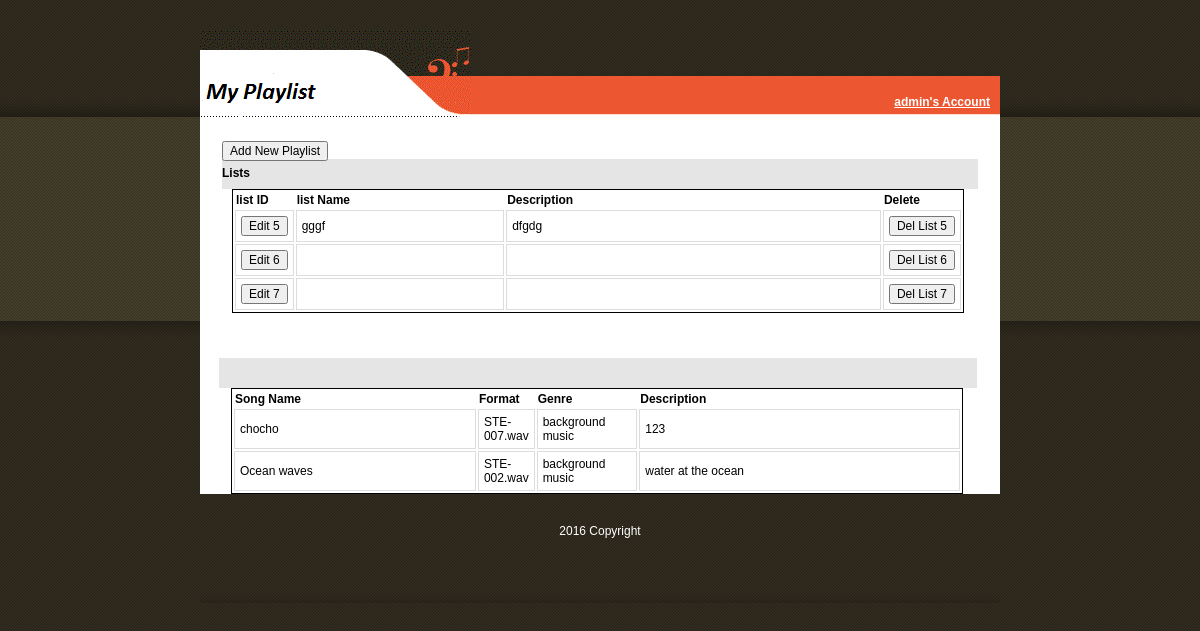
/adminMyPlayList.php?listid=1 (signed in), run on the app's committed database.
### tables this page shows
CREATE TABLE `account` (
  `acc_id` int(11) NOT NULL,
  `acc_name` varchar(255) NOT NULL,
  `password` varchar(255) NOT NULL,
  `real_name` varchar(255) NOT NULL,
  `country` varchar(255) DEFAULT NULL,
  `birth_date` varchar(255) DEFAULT NULL,
  `email` varchar(255) NOT NULL
);

CREATE TABLE `playlist` (
  `playlist_id` int(11) NOT NULL,
  `acc_id` int(11) NOT NULL,
  `playlist_name` varchar(255) NOT NULL,
  `playlist_descrip` varchar(255) DEFAULT NULL,
  `sort_by` varchar(255) DEFAULT NULL
);

### adminMyPlayList.php (the view, shortened to what this page needs)
<!DOCTYPE html PUBLIC "-//W3C//DTD XHTML 1.0 Transitional//EN" "http://www.w3.org/TR/xhtml1/DTD/xhtml1-transitional.dtd">
<html>
<head>
	<link href="css.css" type="text/css" rel="stylesheet" />
<?php
	include_once("./connect.php");
?>
<?php
	$listid=$_GET['listid'];
	$acc_id=$_SESSION["accountID"];
	$inQuery = "SELECT acc_name from account where acc_id=" .$acc_id;
	$result = mysqli_query($db, $inQuery);
	if ($row = mysqli_fetch_assoc($result))
		$username=$row['acc_name'];
?>
</head>
<body>
<div id="page">
	<div style="height:30px;background:url(i/bg.gif);">
	</div>
	<div id="search">
		<div style="background:url(i/logo1.gif) no-repeat 0px 0px; height:46px;">
		</div>
	</div>
	<div id="menu">
		<div style="background:url(i/mr.gif) no-repeat 100% 0px;">
			<img src="i/logo2.gif" width="271" height="41" border="0" alt="" style="float:left;"/>
			<div style="float:right;margin-right:0px;margin-top:19px;">
				<a href="admineditAccount.php"><?php echo $username."'s Account" ?></a>
			</div>
		</div>
	</div>
	<div style="background-color: #ffffff; height: 100%; width: 0px;">
	  <div id="l">
		  <p style="padding-left:0px;">
		  	<form action="" method="post">
		  		<input type="submit" name="AddButton" value="Add New Playlist" style="position:relative;left:0px;top:2px;">
		  	 	</form>
			<div style="background-color: #E5E5E5; padding: 7px 0px 0px 0px; height: 23px; font-weight: bold;width: 756px;">Lists
			</div>
			<table id = "table_list"   style="border: solid 1px black" width="732" align="center">
				<tr><th width="50">list ID</th><th width="250">list Name</th><th width="450">Description</th><th width="50">Delete</th></tr>
				<?php
					$inQuery = "SELECT playlist_id, case when playlist_name is null then '' else playlist_name end as playlist_name,"
					     	."case when playlist_descrip is null then '' else playlist_descrip end as playlist_descrip "
					     	."FROM playlist  WHERE (acc_id=" .$acc_id. ")";
					$result = mysqli_query($db, $inQuery);
	     			while($row = mysqli_fetch_assoc($result)) {
	     				$color="white";
						echo "<tr>";
							echo "<td onclick='SelectRow(".$acc_id."," .$row['playlist_id'] .",1)' id='cell_".$row['playlist_id'] .",1'>
								<input name='viewSongs' type='submit' id='viewSongs' value='Edit ". $row["playlist_id"]."' class='btn btn-xs btn-danger'/>";
							echo "<td onclick='SelectRow(".$acc_id.",".$row['playlist_id'] .",2)' id='cell_".$row['playlist_id'] .",2' bgcolor='".$color."'>" . $row["playlist_name"]. "</td>";
							echo "<td onclick='SelectRow(".$acc_id.",".$row['playlist_id'] .",3)' id='cell_".$row['playlist_id'] .",3'bgcolor='".$color."'>" . $row["playlist_descrip"]. "</td>";
		     	 			echo "<td onclick='SelectRow(".$acc_id.",".$row['playlist_id'] .",4)' id='cell_".$row['playlist_id'] .",4'>
		     	 				<input name='Delete' type='submit' id='Delete' value='Del List ".$row["playlist_id"]."'> </td>"	;
						echo "</tr>";
					}
					?>
			</table>
		  </p>
	  </div>
	  <div id="rcol">
		  <div style="padding-left:19px;">
		    <div style="background-color: #E5E5E5; padding: 7px 0px 0px 0px; height: 23px; font-weight: bold; width: 758px;">
		    </div>
			<table id = "table_song" style="border: solid 1px black;float:left;margin-left:12px" width="732" align="center">
				<tr><th width="250">Song Name</th><th width="50">Format</th><th width="100">Genre</th><th width="332">Description</th></tr>
			<?php
			if ($listid!="")
			{
		    	$inQuery = "SELECT playlist.playlist_id,case when playlist_name is null then '' else playlist_name end as playlist_name ,"
		    		."case when song_name is null then '' else song_name end as song_name, case when file_format is null then '' else file_format end as file_format,"
		    		."case when song_descrip is null then '' else song_descrip end as song_descrip,"
		    		."case when genre is null then '' else genre end as genre FROM playlist join createplaylist on playlist.playlist_id=createplaylist.playlist_id "
		    		."join song on song.song_id=createplaylist.song_id where playlist.playlist_id=" .$listid;
				$result = mysqli_query($db, $inQuery);
				if ($result->num_rows > 0) {
		     		while($row = mysqli_fetch_assoc($result)) {
		 					echo "<tr><td>" . $row["song_name"]. "</td><td>" . $row["file_format"]. "</td><td>" . $row["genre"].
		     	 			"</td><td>". $row["song_descrip"]."</td></tr>";
		     			}
	 			}
				else {
	     					echo "0 results";
				}
			}
		    ?>
			</table>
			<br/><br/><br/>	<br/>
	    </div>
	  </div>
        </div>
	<div id="foot">2016  Copyright </div>
</div>
</body>
</html>

### css.css (style rules this page uses)
BODY { FONT-FAMILY: Tahoma, Arial, Verdana, sans-serif; FONT-SIZE: 12px; COLOR: #000000; BACKGROUND-COLOR:#FFFFFF; background:url(i/bg.gif); text-align: center; MARGIN:0px; }
TD { FONT-FAMILY: Tahoma, Arial, Verdana, sans-serif; FONT-SIZE: 12px; COLOR: #000000; }
#page { border: 0px solid black; margin: 0 auto 0 auto; text-align: left; width: 800px; background-color:#ffffff; }
#search { padding-right:16px; background:url(i/bg.gif); height:46px; }
#menu { background:url(i/m_bg.gif) repeat-x 0px 0px; height:41px; color:#ffffff; }
#menu a { font-size:12px; font-weight:bold; color:#ffffff; margin:0px 10px 0px 10px; }
#l { float: left; padding: 12px 25px 35px 22px; width: 752px; height: auto; }
#rcol { float: left; width: 800px; }
#foot { text-align:center; color:#ffffff; padding:30px 0px 65px 0px; background:url(i/bg.gif); clear:both; }
P { FONT-FAMILY: Tahoma, Verdana, sans-serif; TEXT-INDENT: 0px; FONT-SIZE: 12px; COLOR: #000000; MARGIN:0px 0px 10px 0px; }
INPUT { FONT-SIZE: 12px; COLOR: #000000; }
A,A:active,A:visited,A:hover { COLOR: #EC5631; }
td { border: 1px #DDD solid; padding: 5px; cursor: pointer; }

### data on the page
account: acc_name "admin"
playlist: viewSongs "Edit 5", playlist_name "gggf", playlist_descrip "dfgdg", Delete "Del List 5"
playlist: viewSongs "Edit 6", Delete "Del List 6"
playlist: viewSongs "Edit 7", Delete "Del List 7"
playlist: song_name "chocho", file_format "STE-007.wav", genre "background music", song_descrip "123", song_name "Ocean waves", file_format "STE-002.wav", song_descrip "water at the ocean"
